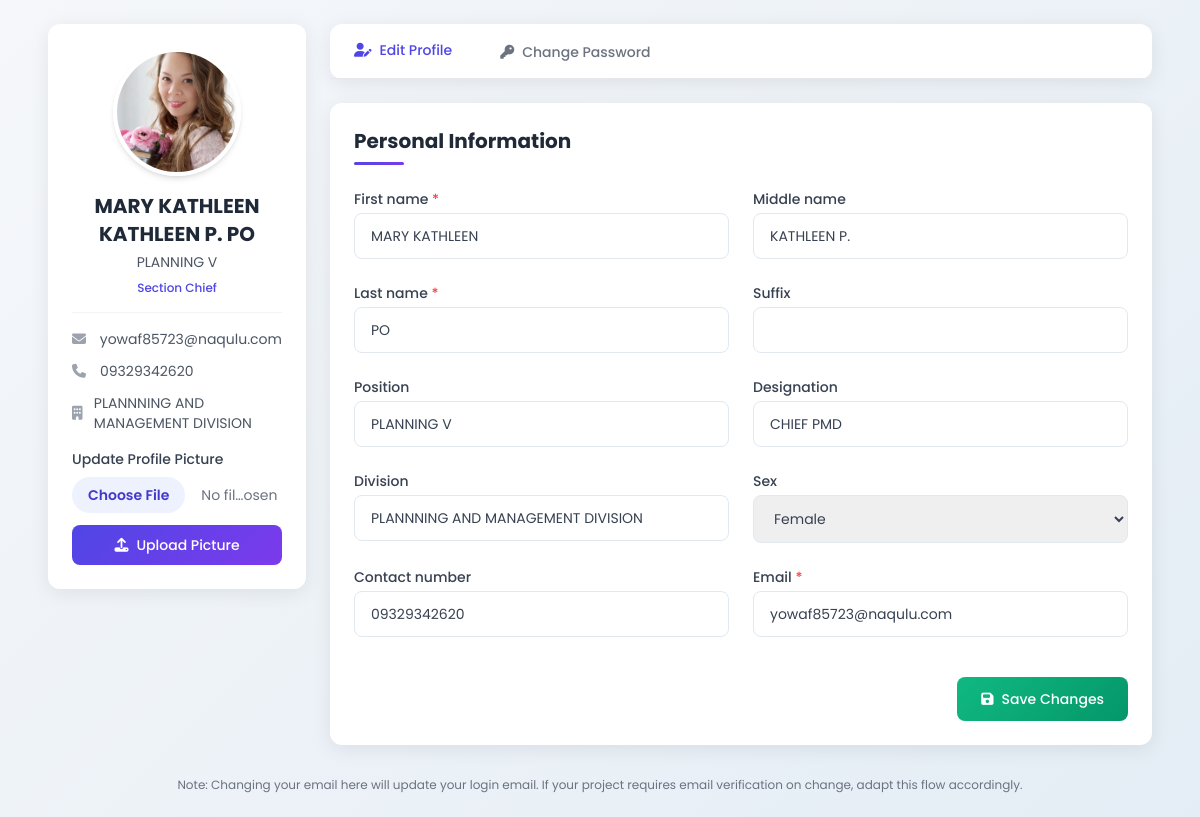
The page /profile.php (signed in) on the database its author committed.
### tables this page shows
CREATE TABLE `users` (
  `user_id` int(11) NOT NULL,
  `email` varchar(255) NOT NULL,
  `password_hash` varchar(255) NOT NULL,
  `first_name` varchar(100) NOT NULL,
  `middle_name` varchar(100) DEFAULT NULL,
  `last_name` varchar(100) NOT NULL,
  `suffix` varchar(20) DEFAULT NULL,
  `position` varchar(100) DEFAULT NULL,
  `designation` varchar(100) DEFAULT NULL,
  `division` varchar(100) DEFAULT NULL,
  `sex` enum('Male','Female','Other','Prefer not to say') DEFAULT NULL,
  `contact_number` varchar(50) DEFAULT NULL,
  `role` enum('Initiator','Section Chief','Division Chief','ARD','RED','Records Office','Admin') NOT NULL DEFAULT 'Initiator',
  `status` varchar(50) NOT NULL DEFAULT 'Pending',
  `verification_token` varchar(255) DEFAULT NULL,
  `token_expiry` datetime DEFAULT NULL,
  `reset_token` varchar(255) DEFAULT NULL,
  `reset_token_expiry` datetime DEFAULT NULL,
  `created_at` timestamp NOT NULL DEFAULT current_timestamp(),
  `otos_userlink` int(11) NOT NULL,
  `profile_picture_path` varchar(255) DEFAULT NULL
);

### profile.php (the view, shortened to what this page needs)
<?php
$user_id = (int)$_SESSION['user_id'];
$conn = null;
function e($v) { return htmlspecialchars((string)$v, ENT_QUOTES | ENT_SUBSTITUTE, 'UTF-8'); }
$stmt = $conn->prepare("SELECT user_id, email, first_name, middle_name, last_name, suffix, position, designation, division, sex, contact_number, role, status, profile_picture_path FROM users WHERE user_id = ?");
$stmt->bind_param("i", $user_id);
$stmt->execute();
$result = $stmt->get_result();
$user = $result->fetch_assoc();
$full_name = trim($user['first_name'] . ' ' . ($user['middle_name'] ?: '') . ' ' . $user['last_name']);
?>
<!doctype html>
<html lang="en">
<head>
    <script src="https://cdn.tailwindcss.com"></script>
    <link rel="stylesheet" href="https://cdnjs.cloudflare.com/ajax/libs/font-awesome/6.4.0/css/all.min.css">
</head>
<body class="min-h-screen text-gray-700">
    <div class="max-w-6xl mx-auto p-6">
        <div class="grid grid-cols-1 lg:grid-cols-4 gap-6">
            <div class="lg:col-span-1">
                <div class="bg-white rounded-xl card-shadow p-6 sticky top-6">
                    <div class="flex flex-col items-center space-y-4">
                        <div class="profile-pic-container">
                            <?php if (!empty($user['profile_picture_path']) && file_exists(__DIR__ . '/' . $user['profile_picture_path'])): ?>
                                <img src="<?= e($user['profile_picture_path']) ?>" alt="avatar" class="w-32 h-32 rounded-full object-cover border-4 border-white shadow-md">
                            <?php else:
                                $initials = strtoupper(substr($user['first_name'],0,1) . (isset($user['last_name'][0]) ? $user['last_name'][0] : ''));
                            ?>
                                <div class="w-32 h-32 rounded-full avatar-placeholder text-2xl"><?= e($initials) ?></div>
                            <?php endif; ?>
                        </div>
                        <div class="text-center">
                            <h2 class="text-xl font-bold text-gray-800"><?= e($full_name) ?></h2>
                            <p class="text-sm text-gray-600 mt-1"><?= e($user['position'] ?: 'No position specified') ?></p>
                            <p class="text-xs text-indigo-600 font-medium mt-2"><?= e($user['role']) ?></p>
                        </div>
                        <div class="w-full border-t border-gray-100 pt-4">
                            <div class="space-y-3">
                                <div class="flex items-center text-sm">
                                    <i class="fas fa-envelope text-gray-400 w-5 mr-2"></i>
                                    <span class="text-gray-600"><?= e($user['email']) ?></span>
                                </div>
                                <?php if ($user['contact_number']): ?>
                                <div class="flex items-center text-sm">
                                    <i class="fas fa-phone text-gray-400 w-5 mr-2"></i>
                                    <span class="text-gray-600"><?= e($user['contact_number']) ?></span>
                                </div>
                                <?php endif; ?>
                                <?php if ($user['division']): ?>
                                <div class="flex items-center text-sm">
                                    <i class="fas fa-building text-gray-400 w-5 mr-2"></i>
                                    <span class="text-gray-600"><?= e($user['division']) ?></span>
                                </div>
                                <?php endif; ?>
                            </div>
                        </div>
                        <form action="profile.php" method="post" enctype="multipart/form-data" class="w-full mt-4">
                            <label class="block text-sm font-medium text-gray-700 mb-2">Update Profile Picture</label>
                            <input type="file" name="profile_picture" accept="image/*" class="block w-full text-sm text-gray-500 file:mr-4 file:py-2 file:px-4 file:rounded-full file:border-0 file:text-sm file:font-semibold file:bg-indigo-50 file:text-indigo-700 hover:file:bg-indigo-100 mb-3" />
                            <button class="w-full btn-primary text-white py-2.5 rounded-lg text-sm font-medium flex items-center justify-center">
                                <i class="fas fa-upload mr-2"></i>
                                Upload Picture
                            </button>
                        </form>
                    </div>
                </div>
            </div>
            <div class="lg:col-span-3">
                <div class="bg-white rounded-xl card-shadow mb-6">
                    <div class="border-b border-gray-200">
                        <nav class="flex -mb-px">
                            <button id="profile-tab" class="tab-active py-4 px-6 text-center border-transparent font-medium text-sm">
                                <i class="fas fa-user-edit mr-2"></i>Edit Profile
                            </button>
                            <button id="password-tab" class="py-4 px-6 text-center border-transparent font-medium text-sm text-gray-500 hover:text-gray-700">
                                <i class="fas fa-key mr-2"></i>Change Password
                            </button>
                        </nav>
                    </div>
                </div>
                <div id="profile-content" class="bg-white rounded-xl card-shadow p-6">
                    <h3 class="section-title text-xl font-bold text-gray-800">Personal Information</h3>
                    <form action="profile.php" method="post" class="space-y-6">
                        <div class="grid grid-cols-1 md:grid-cols-2 gap-6">
                            <div>
                                <label class="block text-sm font-medium text-gray-700 mb-1">First name <span class="text-red-500">*</span></label>
                                <input name="first_name" value="<?= e($user['first_name']) ?>" class="w-full form-input rounded-lg px-4 py-3 text-sm" required>
                            </div>
                            <div>
                                <label class="block text-sm font-medium text-gray-700 mb-1">Middle name</label>
                                <input name="middle_name" value="<?= e($user['middle_name']) ?>" class="w-full form-input rounded-lg px-4 py-3 text-sm">
                            </div>
                        </div>
                        <div class="grid grid-cols-1 md:grid-cols-2 gap-6">
                            <div>
                                <label class="block text-sm font-medium text-gray-700 mb-1">Last name <span class="text-red-500">*</span></label>
                                <input name="last_name" value="<?= e($user['last_name']) ?>" class="w-full form-input rounded-lg px-4 py-3 text-sm" required>
                            </div>
                            <div>
                                <label class="block text-sm font-medium text-gray-700 mb-1">Suffix</label>
                                <input name="suffix" value="<?= e($user['suffix']) ?>" class="w-full form-input rounded-lg px-4 py-3 text-sm">
                            </div>
                        </div>
                        <div class="grid grid-cols-1 md:grid-cols-2 gap-6">
                            <div>
                                <label class="block text-sm font-medium text-gray-700 mb-1">Position</label>
                                <input name="position" value="<?= e($user['position']) ?>" class="w-full form-input rounded-lg px-4 py-3 text-sm">
                            </div>
                            <div>
                                <label class="block text-sm font-medium text-gray-700 mb-1">Designation</label>
                                <input name="designation" value="<?= e($user['designation']) ?>" class="w-full form-input rounded-lg px-4 py-3 text-sm">
                            </div>
                        </div>
                        <div class="grid grid-cols-1 md:grid-cols-2 gap-6">
                            <div>
                                <label class="block text-sm font-medium text-gray-700 mb-1">Division</label>
                                <input name="division" value="<?= e($user['division']) ?>" class="w-full form-input rounded-lg px-4 py-3 text-sm">
                            </div>
                            <div>
                                <label class="block text-sm font-medium text-gray-700 mb-1">Sex</label>
                                <select name="sex" class="w-full form-input rounded-lg px-4 py-3 text-sm">
                                    <option value="Female" <?= $user['sex'] === 'Female' ? 'selected' : '' ?>>Female</option>
                                </select>
                            </div>
                        </div>
                        <div class="grid grid-cols-1 md:grid-cols-2 gap-6">
                            <div>
                                <label class="block text-sm font-medium text-gray-700 mb-1">Contact number</label>
                                <input name="contact_number" value="<?= e($user['contact_number']) ?>" class="w-full form-input rounded-lg px-4 py-3 text-sm">
                            </div>
                            <div>
                                <label class="block text-sm font-medium text-gray-700 mb-1">Email <span class="text-red-500">*</span></label>
                                <input name="email" value="<?= e($user['email']) ?>" type="email" class="w-full form-input rounded-lg px-4 py-3 text-sm" required>
                            </div>
                        </div>
                        <div class="flex items-center justify-end pt-4">
                            <button type="submit" class="btn-success text-white px-6 py-3 rounded-lg text-sm font-medium flex items-center">
                                <i class="fas fa-save mr-2"></i>
                                Save Changes
                            </button>
                        </div>
                    </form>
                </div>
            </div>
        </div>
        <div class="mt-8 text-center text-xs text-gray-500">
            <p>Note: Changing your email here will update your login email. If your project requires email verification on change, adapt this flow accordingly.</p>
        </div>
    </div>
</body>
</html>

### profile.php (style rules this page uses)
body { font-family: 'Poppins', sans-serif; background: linear-gradient(135deg, #f5f7fa 0%, #e4edf5 100%); min-height: 100vh; }
.card-shadow { box-shadow: 0 4px 20px rgba(0, 0, 0, 0.08); transition: all 0.3s ease; }
.profile-pic-container { position: relative; display: inline-block; }
.form-input { transition: all 0.3s ease; border: 1px solid #e2e8f0; }
.btn-primary { background: linear-gradient(135deg, #4f46e5 0%, #7c3aed 100%); transition: all 0.3s ease; }
.btn-success { background: linear-gradient(135deg, #10b981 0%, #059669 100%); transition: all 0.3s ease; }
.tab-active { border-bottom: 3px solid #4f46e5; color: #4f46e5; font-weight: 600; }
.section-title { position: relative; padding-bottom: 10px; margin-bottom: 20px; }
.section-title:after { content: ''; position: absolute; bottom: 0; left: 0; width: 50px; height: 3px; background: linear-gradient(135deg, #4f46e5 0%, #7c3aed 100%); border-radius: 3px; }

### rows shown on the page
users: profile_picture_path (picture), full_name "MARY KATHLEEN KATHLEEN P. PO", position "PLANNING V", role "Section Chief", email "yowaf85723@naqulu.com", contact_number "09329342620", division "PLANNNING AND MANAGEMENT DIVISION", first_name "MARY KATHLEEN", middle_name "KATHLEEN P.", last_name "PO", designation "CHIEF PMD", sex "Female"
